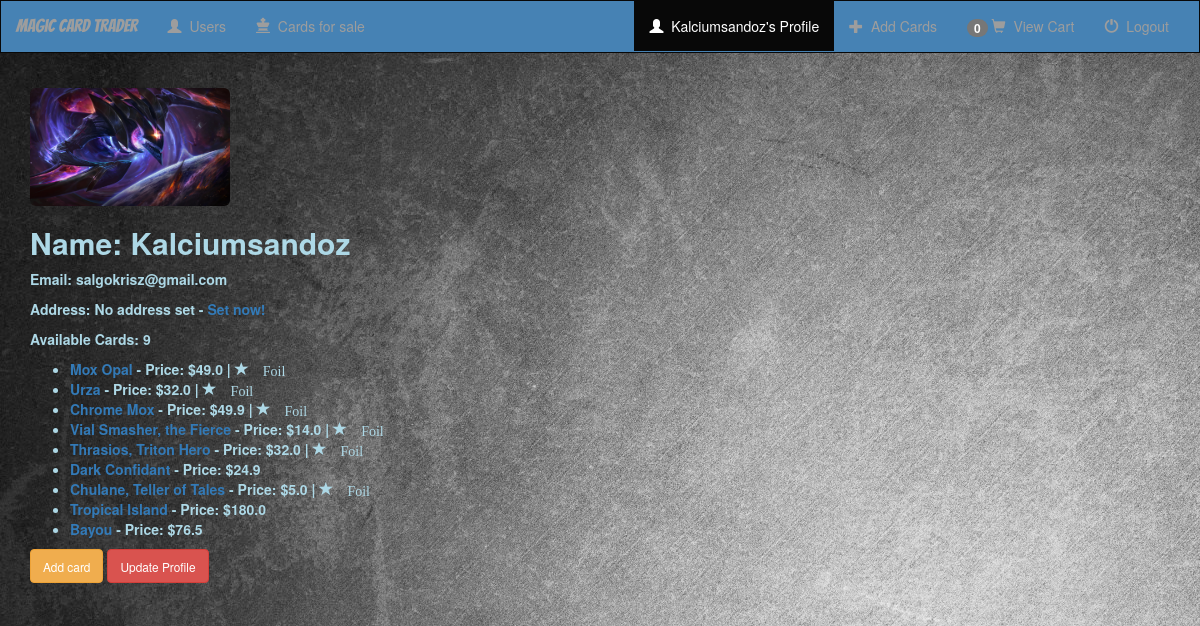
Page /profile/ (signed in) on the committed database.
### Magic/models.py (models this page shows, shortened)
class Profile(models.Model):
    user = models.OneToOneField(User, on_delete=models.CASCADE, unique=True)
    user_photo = models.FileField(upload_to='profile_images', default='profile_images/default-profile-picture.jpg')
    date_registered = models.DateTimeField(auto_now_add=True, blank=True)
    address = models.ForeignKey('Address', on_delete=models.SET_NULL, blank=True, null=True)

class Card(models.Model):
    name = models.CharField(max_length = 150)
    set_name = models.CharField(max_length = 150)
    price = models.FloatField()
    user = models.ForeignKey(User, on_delete=models.CASCADE)
    is_foil = models.BooleanField(default=False)
    is_ordered = models.BooleanField(default=False)

### shopping_cart/models.py (models this page shows, shortened)
class Order(models.Model):
    ref_code = models.CharField(max_length=15)
    owner = models.ForeignKey(Profile, on_delete=models.SET_NULL, null=True)
    is_ordered = models.BooleanField(default=False)
    items = models.ManyToManyField(OrderItem)
    date_ordered = models.DateTimeField(auto_now=True)
    address = models.ForeignKey(Address, on_delete=models.SET_NULL, blank=True, null=True)
    payment = models.ForeignKey('Payment', on_delete=models.SET_NULL, blank=True, null=True)

### users/views.py (the view)
# urls.py: path('profile/', user_views.profile, name='profile'),
@login_required
def profile(request):
    context = {
        'nbar': 'profile',
    }
    return render(request, 'users/profile.html', context)

### shopping_cart/templatetags/shopping_cart_template_tags.py (called while the page is built)
@register.filter
def cart_item_counter(user):
    if user.is_authenticated:
        qs = Order.objects.filter(is_ordered=False, owner=user.profile)
        if qs.exists():
            return qs[0].items.count()
    return 0

### users/templates/users/profile.html (shortened to what this page needs)
{% extends 'magic/base.html' %}
{% load crispy_forms_tags %}
{% block body %}
<div class="content-box paanel panel-default">
    <div class="media-body">
        <div class="panel-body">
            <div class="container-fluid">
                <img class="img-rounded img-responsive" src="{{ user.profile.user_photo.url }}" width=200px>
                <h2 class="account-heading basic-text">Name: {{ user.get_username }} </h2>
                <p class="text-secondary basic-text">Email: {{ user.email }} </p>
                {% if user.profile.address %}
                    <p class="text-secondary basic-text">Address: {{ user.profile.address }}</p>
                {% else %}
                    <p class="text-secondary basic-text">Address: No address set -<a href="{% url 'Magic:update_profile' %}"> Set now!</a></p>
                {% endif %}
                <p class="text-secondary basic-text">Available Cards: {{ user.card_set.count }} </p>
                <ul>
                    {% for card in user.card_set.all %}
                    <li class="basic-text">
                        <a href="{% url 'Magic:card_detail' card.id %}" >{{ card.name }}</a>
                        - Price: ${{card.price}}
                        {% if card.is_foil %}
                        | <span class="glyphicon glyphicon-star"> Foil</span>
                        {% endif %}
                    </li>
                    {% endfor %}
                </ul>
                <a href="{% url 'Magic:card_add' %}">
                    <button class="btn btn-warning">
                        <small>Add card</small>
                    </button>
                </a>
                <a href="{% url 'Magic:update_profile' %}">
                    <button class="btn btn-danger" type="submit">
                        <small>Update Profile</small>
                    </button>
                </a>
            </div>
        </div>
    </div>
</div>
{% endblock %}

### Magic/templates/magic/base.html (shortened to what this page needs)
{% load static %}
{% load crispy_forms_tags %}
{% load shopping_cart_template_tags %}
<!DOCTYPE html>
<html lang="en">
    <head>
        <link rel="stylesheet" href="https://maxcdn.bootstrapcdn.com/bootstrap/3.3.6/css/bootstrap.min.css" />
        <link rel="stylesheet" type="text/css" href="{% static 'magic/style.css' %}" />
    </head>
    <body>
        <nav class="navbar navbar-inverse">
            <div class="container-fluid">
                <div class="navbar-header">
                    <a class="navbar-brand {% if nbar == 'home' %} active {% endif %}" href="{% url 'Magic:index' %}">Magic Card Trader</a>
                </div>
                <div class="collapsable navbar-collapse" id="topNavBar">
                    <ul class="nav navbar-nav">
                        <li class="{% if nbar == 'users' %} active {% endif %}">
                            <a href="{% url 'Magic:users' %}">
                                <span class="glyphicon glyphicon-user" aria-hidden="true"></span>&nbsp;
                                Users
                            </a>
                        </li>
                        <li class="{% if nbar == 'cards' %} active {% endif %}">
                            <a href="{% url 'Magic:cards' %}">
                                <span class="glyphicon glyphicon-king" aria-hidden="true"></span>&nbsp;
                                Cards for sale
                            </a>
                        </li>
                    </ul>
                    {% if nbar == 'cards' %}
                            {% load crispy_forms_tags %}
                    {% endif %}
                    {% if nbar == 'users' %}
                            {% load crispy_forms_tags %}
                    {% endif %}
                    <ul class="nav navbar-nav navbar-right">
                        {% if request.user.is_authenticated %}
                            <li class="{% if nbar == 'profile' %} active {% endif %}">
                                <a href="{% url 'profile' %}">
                                    <span class="glyphicon glyphicon-user" aria-hidden="true"></span>&nbsp; {{ request.user }}'s Profile
                                </a>
                            </li>
                            <li class="{% if nbar == 'add_cards' %} active {% endif %}">
                                <a href="{% url 'Magic:card_add' %}">
                                    <span class="glyphicon glyphicon-plus" aria-hidden="true"></span>&nbsp; Add Cards
                                </a>
                            </li>
                            <li class="{% if nbar == 'order-summary' %} active {% endif %}">
                                <a href="{% url 'Magic:order_summary' %}">
                                    <span class="badge red z-depth-1 mr-1">{{ request.user|cart_item_counter }}</span>
                                    <span class="glyphicon glyphicon-shopping-cart" aria-hidden="true"></span>&nbsp; View Cart
                                </a>
                            </li>
                            <li class="">
                                <a href="{% url 'logout' %}">
                                    <span class="glyphicon glyphicon-off" aria-hidden="true"></span>&nbsp; Logout
                                </a>
                            </li>
                        {% endif %}
                    </ul>
                </div>
            </div>
        </nav>
        {% block body %}
        {% endblock %}
    </body>
</html>

### Magic/static/magic/style.css (style rules this page uses)
body { background: white url("images/background.jpg"); }
.navbar { border-radius: 0; }
.navbar-brand { font-family: 'Bangers', cursive; }
.navbar { background-color: steelblue; }
.active { color: aqua; background-color: rgb(0, 0, 121); }
.basic-text { color: lightblue; font-weight: bold; }

### rows in the picture
Card: name "Mox Opal", price "49.0", is_foil "Foil"
Card: name "Urza", price "32.0", is_foil "Foil"
Card: name "Chrome Mox", price "49.9", is_foil "Foil"
Card: name "Vial Smasher, the Fierce", price "14.0", is_foil "Foil"
Card: name "Thrasios, Triton Hero", price "32.0", is_foil "Foil"
Card: name "Dark Confidant", price "24.9"
Card: name "Chulane, Teller of Tales", price "5.0", is_foil "Foil"
Card: name "Tropical Island", price "180.0"
Card: name "Bayou", price "76.5"

### other values in the picture
{{ request.user }} "Kalciumsandoz"
{{ request.user|cart_item_counter }} "0"
{{ user.get_username }} "Kalciumsandoz"
{{ user.email }} "salgokrisz@gmail.com"
{{ user.card_set.count }} "9"
